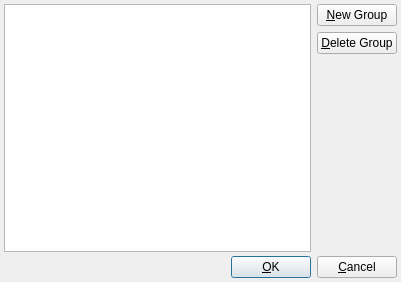
<ui version="4.0" >
 <author></author>
 <comment></comment>
 <exportmacro></exportmacro>
 <class>GroupsDialogUI</class>
 <widget class="QDialog" name="GroupsDialogUI" >
  <property name="geometry" >
   <rect>
    <x>0</x>
    <y>0</y>
    <width>401</width>
    <height>282</height>
   </rect>
  </property>
  <property name="windowTitle" >
   <string>Edit User Groups</string>
  </property>
  <layout class="QVBoxLayout" >
   <property name="margin" >
    <number>4</number>
   </property>
   <property name="spacing" >
    <number>4</number>
   </property>
   <item>
    <layout class="QHBoxLayout" >
     <property name="margin" >
      <number>0</number>
     </property>
     <property name="spacing" >
      <number>6</number>
     </property>
     <item>
      <widget class="RecordTreeView" name="mGroupTree" />
     </item>
     <item>
      <layout class="QVBoxLayout" >
       <property name="margin" >
        <number>0</number>
       </property>
       <property name="spacing" >
        <number>6</number>
       </property>
       <item>
        <widget class="QPushButton" name="mNewGroup" >
         <property name="text" >
          <string>&amp;New Group</string>
         </property>
         <property name="shortcut" >
          <string>Alt+N</string>
         </property>
        </widget>
       </item>
       <item>
        <widget class="QPushButton" name="mDeleteGroup" >
         <property name="text" >
          <string>&amp;Delete Group</string>
         </property>
         <property name="shortcut" >
          <string>Alt+D</string>
         </property>
        </widget>
       </item>
       <item>
        <spacer>
         <property name="orientation" >
          <enum>Qt::Vertical</enum>
         </property>
         <property name="sizeType" >
          <enum>QSizePolicy::Expanding</enum>
         </property>
         <property name="sizeHint" >
          <size>
           <width>20</width>
           <height>81</height>
          </size>
         </property>
        </spacer>
       </item>
      </layout>
     </item>
    </layout>
   </item>
   <item>
    <layout class="QHBoxLayout" >
     <property name="margin" >
      <number>0</number>
     </property>
     <property name="spacing" >
      <number>6</number>
     </property>
     <item>
      <spacer>
       <property name="orientation" >
        <enum>Qt::Horizontal</enum>
       </property>
       <property name="sizeType" >
        <enum>QSizePolicy::Expanding</enum>
       </property>
       <property name="sizeHint" >
        <size>
         <width>81</width>
         <height>20</height>
        </size>
       </property>
      </spacer>
     </item>
     <item>
      <widget class="QPushButton" name="mOK" >
       <property name="text" >
        <string>&amp;OK</string>
       </property>
       <property name="shortcut" >
        <string>Alt+O</string>
       </property>
       <property name="default" >
        <bool>true</bool>
       </property>
      </widget>
     </item>
     <item>
      <widget class="QPushButton" name="mCancel" >
       <property name="text" >
        <string>&amp;Cancel</string>
       </property>
       <property name="shortcut" >
        <string>Alt+C</string>
       </property>
      </widget>
     </item>
    </layout>
   </item>
  </layout>
 </widget>
 <layoutdefault spacing="6" margin="11" />
 <customwidgets>
  <customwidget>
   <class>RecordTreeView</class>
   <extends>QTreeView</extends>
   <header>recordtreeview.h</header>
   <container>0</container>
   <pixmap></pixmap>
  </customwidget>
 </customwidgets>
 <resources/>
 <connections>
  <connection>
   <sender>mOK</sender>
   <signal>clicked()</signal>
   <receiver>GroupsDialogUI</receiver>
   <slot>accept()</slot>
   <hints>
    <hint type="sourcelabel" >
     <x>247</x>
     <y>262</y>
    </hint>
    <hint type="destinationlabel" >
     <x>169</x>
     <y>257</y>
    </hint>
   </hints>
  </connection>
  <connection>
   <sender>mCancel</sender>
   <signal>clicked()</signal>
   <receiver>GroupsDialogUI</receiver>
   <slot>reject()</slot>
   <hints>
    <hint type="sourcelabel" >
     <x>374</x>
     <y>265</y>
    </hint>
    <hint type="destinationlabel" >
     <x>400</x>
     <y>274</y>
    </hint>
   </hints>
  </connection>
 </connections>
</ui>
